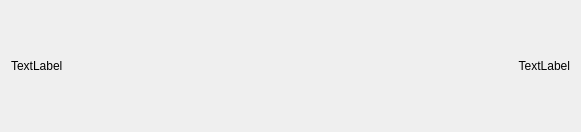
<?xml version="1.0" encoding="UTF-8"?>
<ui version="4.0">
 <class>ConnectionItem</class>
 <widget class="QWidget" name="ConnectionItem">
  <property name="geometry">
   <rect>
    <x>0</x>
    <y>0</y>
    <width>581</width>
    <height>132</height>
   </rect>
  </property>
  <property name="minimumSize">
   <size>
    <width>0</width>
    <height>70</height>
   </size>
  </property>
  <property name="windowTitle">
   <string>Form</string>
  </property>
  <layout class="QHBoxLayout" name="horizontalLayout">
   <item>
    <widget class="QLabel" name="connectionId">
     <property name="minimumSize">
      <size>
       <width>0</width>
       <height>0</height>
      </size>
     </property>
     <property name="text">
      <string>TextLabel</string>
     </property>
    </widget>
   </item>
   <item>
    <widget class="QLabel" name="ConnectionStops">
     <property name="minimumSize">
      <size>
       <width>0</width>
       <height>0</height>
      </size>
     </property>
     <property name="text">
      <string>TextLabel</string>
     </property>
     <property name="alignment">
      <set>Qt::AlignRight|Qt::AlignTrailing|Qt::AlignVCenter</set>
     </property>
    </widget>
   </item>
  </layout>
 </widget>
 <resources/>
 <connections/>
</ui>
